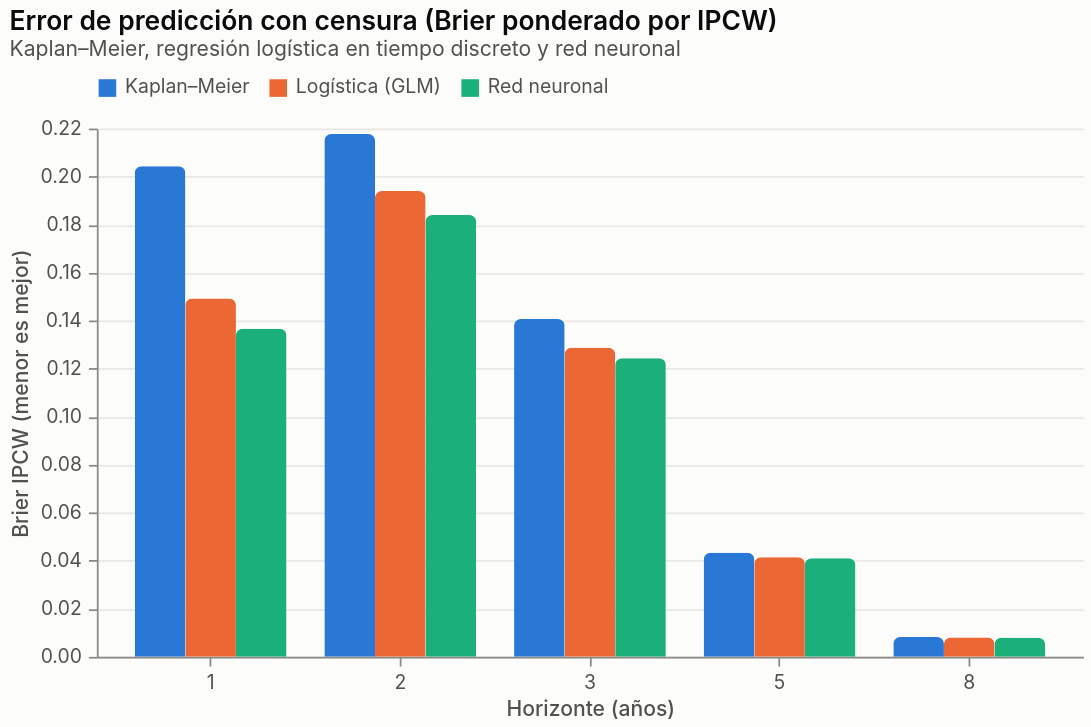

The code cell stored with this chart in its notebook:
### Code cell
fig["10_brier_ipcw"]

### Figure 1 — Vega-Lite specification as saved in the notebook (floating-point values rounded to 4 significant figures)
{"$schema": "https://vega.github.io/schema/vega-lite/v6.4.1.json", "config": {"axis": {"domainColor": "#8a8984", "gridColor": "#e9e8e4", "labelColor": "#52514e", "labelFontSize": 11, "labelPadding": 4, "tickColor": "#8a8984", "titleColor": "#52514e", "titleFontSize": 12, "titleFontWeight": 500}, "axisX": {"grid": false}, "background": "#fcfcfb", "bar": {"cornerRadiusEnd": 4}, "font": "Inter, Segoe UI, Helvetica, Arial, sans-serif", "legend": {"labelColor": "#52514e", "labelFontSize": 11, "orient": "top", "symbolStrokeWidth": 2, "titleColor": "#52514e", "titleFontSize": 11}, "line": {"strokeWidth": 2}, "point": {"filled": true, "size": 64}, "range": {"category": ["#2a78d6", "#eb6834", "#1baf7a"]}, "title": {"anchor": "start", "color": "#0b0b0b", "fontSize": 15, "fontWeight": 600, "offset": 10, "subtitleColor": "#52514e", "subtitleFontSize": 12}, "view": {"stroke": null}}, "data": {"name": "data-0edcbf589cde5c736bf3ce35819c68c3"}, "datasets": {"data-0edcbf589cde5c736bf3ce35819c68c3": [{"brier": 0.2043, "horizonte": 1, "modelo": "Kaplan–Meier"}, {"brier": 0.2178, "horizonte": 2, "modelo": "Kaplan–Meier"}, {"brier": 0.1406, "horizonte": 3, "modelo": "Kaplan–Meier"}, {"brier": 0.04335, "horizonte": 5, "modelo": "Kaplan–Meier"}, {"brier": 0.008247, "horizonte": 8, "modelo": "Kaplan–Meier"}, {"brier": 0.1492, "horizonte": 1, "modelo": "Logística (GLM)"}, {"brier": 0.194, "horizonte": 2, "modelo": "Logística (GLM)"}, {"brier": 0.1287, "horizonte": 3, "modelo": "Logística (GLM)"}, {"brier": 0.04143, "horizonte": 5, "modelo": "Logística (GLM)"}, {"brier": 0.00802, "horizonte": 8, "modelo": "Logística (GLM)"}, {"brier": 0.1366, "horizonte": 1, "modelo": "Red neuronal"}, {"brier": 0.184, "horizonte": 2, "modelo": "Red neuronal"}, {"brier": 0.1244, "horizonte": 3, "modelo": "Red neuronal"}, {"brier": 0.04109, "horizonte": 5, "modelo": "Red neuronal"}, {"brier": 0.007904, "horizonte": 8, "modelo": "Red neuronal"}]}, "encoding": {"color": {"field": "modelo", "scale": {"domain": ["Kaplan–Meier", "Logística (GLM)", "Red neuronal"], "range": ["#2a78d6", "#eb6834", "#1baf7a"]}, "sort": ["Kaplan–Meier", "Logística (GLM)", "Red neuronal"], "title": null, "type": "nominal"}, "tooltip": [{"field": "modelo", "type": "nominal"}, {"field": "horizonte", "type": "ordinal"}, {"field": "brier", "format": ".4f", "type": "quantitative"}], "x": {"axis": {"labelAngle": 0}, "field": "horizonte", "title": "Horizonte (años)", "type": "ordinal"}, "xOffset": {"field": "modelo", "sort": ["Kaplan–Meier", "Logística (GLM)", "Red neuronal"], "type": "nominal"}, "y": {"field": "brier", "title": "Brier IPCW (menor es mejor)", "type": "quantitative"}}, "height": 300, "mark": {"cornerRadiusEnd": 4, "type": "bar"}, "title": {"subtitle": "Kaplan–Meier, regresión logística en tiempo discreto y red neuronal", "text": "Error de predicción con censura (Brier ponderado por IPCW)"}, "width": 560}
